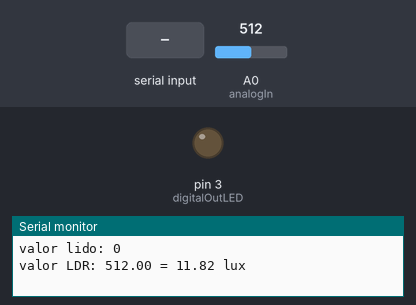
Recording of a sketch running on a simulated Arduino Uno, built with avr-gcc and run on an emulated ATmega328P. Parts: output pins drawn as LEDs (lit = HIGH), the last lines printed to the serial monitor. The test bench sets the inputs (shaded band); at power-on: A0 (analogIn) = 512.

Above: at 1.2 s.
1.3 s: "90,45\n" received over Serial
At 3.6 s:
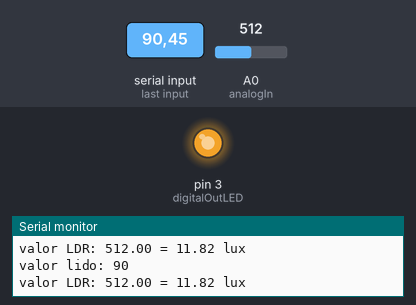
4.0 s: "30,150\n" received over Serial
At 5.6 s:
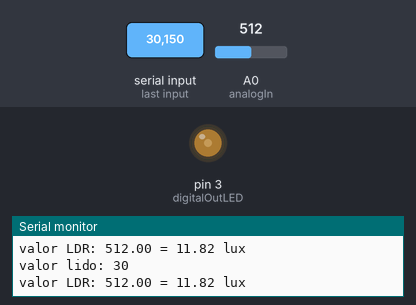
6.5 s: "5\n" received over Serial
At 8.6 s:
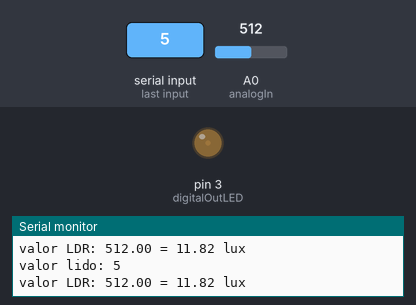
9.0 s: A0 (analogIn) set to 1008
10.5 s: A0 (analogIn) set to 1023
13.5 s: "90\n" received over Serial
At 15.1 s:
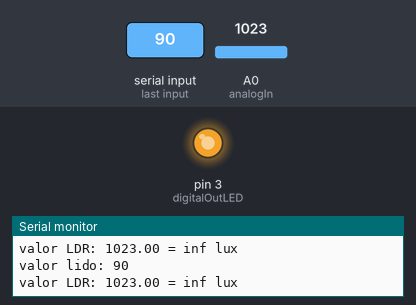
Timing chart, 0 to 16.6 s (numbered marks = the images above; inputs shaded):
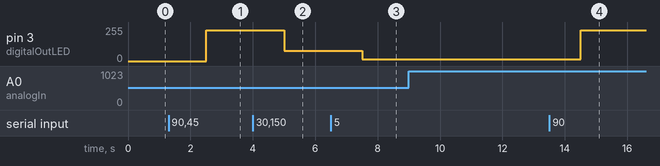

Measured:
- after the input at 1.3 s, pin 3 (digitalOutLED): 0/255 → 229/255 after 1.2 s
- after the input at 4.0 s, pin 3 (digitalOutLED): 229/255 → 76/255 after 1.0 s
- after the input at 6.5 s, pin 3 (digitalOutLED): 76/255 → 12/255 after 1.0 s
- after the input at 13.5 s, pin 3 (digitalOutLED): 12/255 → 229/255 after 1.0 s

The sketch:

calibration.ino
```cpp
//read from ldr
const int analogIn = A0;
float LDRvalue = 0.0;
float VR = 0.0;
float R = 0.0;
float b = 4.9;
float m = -0.84;
float R1 = 10000.0;
float L = 0.0;
float V = 5;

//write to led
const int digitalOutLED = 3;
int LEDIntens = 0;
int totalCiclo = 255;
int duty = 0;
float duty_float = 0.0;
float on = 0;
String readIn ="";


void setup() {
  Serial.begin(9600);
  pinMode(analogIn, INPUT);
  pinMode(digitalOutLED, OUTPUT);
}

void loop () {

  readIn=Serial.readString();

  if(readIn != "")
   duty = readIn.toInt();
  //readIn = "";
  Serial.print("valor lido: ");
  Serial.println(duty);

  duty_float = duty / 100.0;
  on = totalCiclo*duty_float;

  analogWrite(digitalOutLED, on);


  LDRvalue = analogRead(analogIn);

  VR = 5- ( LDRvalue / 1023)*5 ;

  R = (R1*VR) / (V-VR);

  L = pow(10, (log(R) / log(10) - b)/(m));

  Serial.print("valor LDR: ");
  Serial.print(LDRvalue);
  Serial.print(  " = ");
  Serial.print(L);
  Serial.println( " lux ");

  /*Serial.print("valor R: ");
  Serial.println(R);*/


  delay(500);


}
```
